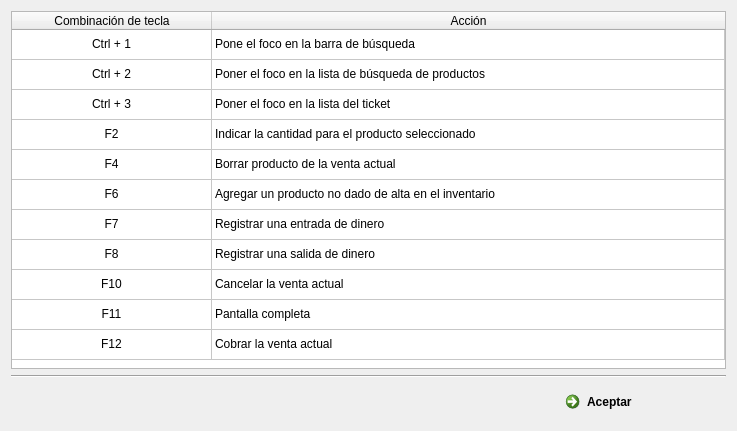
<?xml version="1.0" encoding="UTF-8"?>
<ui version="4.0">
 <class>Dialog</class>
 <widget class="QDialog" name="Dialog">
  <property name="geometry">
   <rect>
    <x>0</x>
    <y>0</y>
    <width>737</width>
    <height>431</height>
   </rect>
  </property>
  <property name="windowTitle">
   <string>Dialog</string>
  </property>
  <layout class="QVBoxLayout" name="verticalLayout">
   <item>
    <widget class="QTableWidget" name="tableWidget">
     <attribute name="horizontalHeaderDefaultSectionSize">
      <number>200</number>
     </attribute>
     <attribute name="horizontalHeaderShowSortIndicator" stdset="0">
      <bool>false</bool>
     </attribute>
     <attribute name="horizontalHeaderStretchLastSection">
      <bool>true</bool>
     </attribute>
     <attribute name="verticalHeaderVisible">
      <bool>false</bool>
     </attribute>
     <row>
      <property name="text">
       <string>New Row</string>
      </property>
     </row>
     <row>
      <property name="text">
       <string>New Row</string>
      </property>
     </row>
     <row>
      <property name="text">
       <string>New Row</string>
      </property>
     </row>
     <row>
      <property name="text">
       <string>New Row</string>
      </property>
     </row>
     <row>
      <property name="text">
       <string>New Row</string>
      </property>
     </row>
     <row>
      <property name="text">
       <string>New Row</string>
      </property>
     </row>
     <row>
      <property name="text">
       <string>New Row</string>
      </property>
     </row>
     <row>
      <property name="text">
       <string>New Row</string>
      </property>
     </row>
     <row>
      <property name="text">
       <string>New Row</string>
      </property>
     </row>
     <row>
      <property name="text">
       <string>New Row</string>
      </property>
     </row>
     <row>
      <property name="text">
       <string>New Row</string>
      </property>
     </row>
     <column>
      <property name="text">
       <string>Combinación de tecla</string>
      </property>
     </column>
     <column>
      <property name="text">
       <string>Acción</string>
      </property>
     </column>
     <item row="0" column="0">
      <property name="text">
       <string>Ctrl + 1</string>
      </property>
      <property name="textAlignment">
       <set>AlignHCenter|AlignVCenter|AlignCenter</set>
      </property>
      <property name="flags">
       <set>ItemIsSelectable|ItemIsDragEnabled|ItemIsEnabled</set>
      </property>
     </item>
     <item row="0" column="1">
      <property name="text">
       <string>Pone el foco en la barra de búsqueda</string>
      </property>
     </item>
     <item row="1" column="0">
      <property name="text">
       <string>Ctrl + 2</string>
      </property>
      <property name="textAlignment">
       <set>AlignHCenter|AlignVCenter|AlignCenter</set>
      </property>
     </item>
     <item row="1" column="1">
      <property name="text">
       <string>Poner el foco en la lista de búsqueda de productos </string>
      </property>
     </item>
     <item row="2" column="0">
      <property name="text">
       <string>Ctrl + 3</string>
      </property>
      <property name="textAlignment">
       <set>AlignHCenter|AlignVCenter|AlignCenter</set>
      </property>
     </item>
     <item row="2" column="1">
      <property name="text">
       <string>Poner el foco en la lista del ticket</string>
      </property>
     </item>
     <item row="3" column="0">
      <property name="text">
       <string>F2</string>
      </property>
      <property name="textAlignment">
       <set>AlignHCenter|AlignVCenter|AlignCenter</set>
      </property>
     </item>
     <item row="3" column="1">
      <property name="text">
       <string>Indicar la cantidad para el producto seleccionado</string>
      </property>
     </item>
     <item row="4" column="0">
      <property name="text">
       <string>F4</string>
      </property>
      <property name="textAlignment">
       <set>AlignHCenter|AlignVCenter|AlignCenter</set>
      </property>
     </item>
     <item row="4" column="1">
      <property name="text">
       <string>Borrar producto de la venta actual</string>
      </property>
     </item>
     <item row="5" column="0">
      <property name="text">
       <string>F6</string>
      </property>
      <property name="textAlignment">
       <set>AlignHCenter|AlignVCenter|AlignCenter</set>
      </property>
     </item>
     <item row="5" column="1">
      <property name="text">
       <string>Agregar un producto no dado de alta en el inventario</string>
      </property>
     </item>
     <item row="6" column="0">
      <property name="text">
       <string>F7</string>
      </property>
      <property name="textAlignment">
       <set>AlignHCenter|AlignVCenter|AlignCenter</set>
      </property>
     </item>
     <item row="6" column="1">
      <property name="text">
       <string>Registrar una entrada de dinero</string>
      </property>
     </item>
     <item row="7" column="0">
      <property name="text">
       <string>F8</string>
      </property>
      <property name="textAlignment">
       <set>AlignHCenter|AlignVCenter|AlignCenter</set>
      </property>
     </item>
     <item row="7" column="1">
      <property name="text">
       <string>Registrar una salida de dinero</string>
      </property>
     </item>
     <item row="8" column="0">
      <property name="text">
       <string>F10</string>
      </property>
      <property name="textAlignment">
       <set>AlignHCenter|AlignVCenter|AlignCenter</set>
      </property>
     </item>
     <item row="8" column="1">
      <property name="text">
       <string>Cancelar la venta actual</string>
      </property>
     </item>
     <item row="9" column="0">
      <property name="text">
       <string>F11</string>
      </property>
      <property name="textAlignment">
       <set>AlignHCenter|AlignVCenter|AlignCenter</set>
      </property>
     </item>
     <item row="9" column="1">
      <property name="text">
       <string>Pantalla completa</string>
      </property>
     </item>
     <item row="10" column="0">
      <property name="text">
       <string>F12</string>
      </property>
      <property name="textAlignment">
       <set>AlignHCenter|AlignVCenter|AlignCenter</set>
      </property>
     </item>
     <item row="10" column="1">
      <property name="text">
       <string>Cobrar la venta actual</string>
      </property>
     </item>
    </widget>
   </item>
   <item>
    <widget class="Line" name="line">
     <property name="orientation">
      <enum>Qt::Horizontal</enum>
     </property>
    </widget>
   </item>
   <item>
    <layout class="QHBoxLayout" name="horizontalLayout">
     <item>
      <spacer name="horizontalSpacer">
       <property name="orientation">
        <enum>Qt::Horizontal</enum>
       </property>
       <property name="sizeHint" stdset="0">
        <size>
         <width>40</width>
         <height>20</height>
        </size>
       </property>
      </spacer>
     </item>
     <item>
      <widget class="QCommandLinkButton" name="commandLinkButton">
       <property name="cursor">
        <cursorShape>PointingHandCursor</cursorShape>
       </property>
       <property name="text">
        <string>Aceptar</string>
       </property>
      </widget>
     </item>
    </layout>
   </item>
  </layout>
 </widget>
 <resources/>
 <connections>
  <connection>
   <sender>commandLinkButton</sender>
   <signal>clicked()</signal>
   <receiver>Dialog</receiver>
   <slot>close()</slot>
   <hints>
    <hint type="sourcelabel">
     <x>618</x>
     <y>500</y>
    </hint>
    <hint type="destinationlabel">
     <x>436</x>
     <y>491</y>
    </hint>
   </hints>
  </connection>
 </connections>
</ui>
